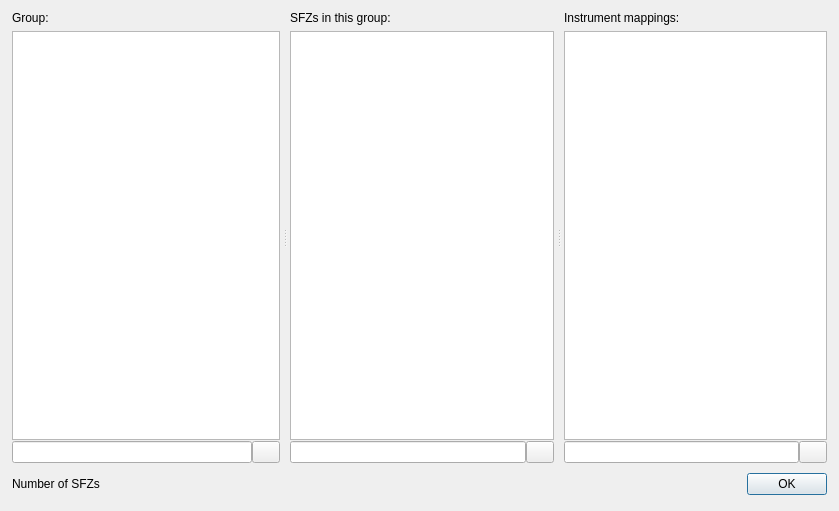
<?xml version="1.0" encoding="UTF-8"?>
<ui version="4.0">
 <class>sfzdb</class>
 <widget class="QDialog" name="sfzdb">
  <property name="geometry">
   <rect>
    <x>0</x>
    <y>0</y>
    <width>839</width>
    <height>511</height>
   </rect>
  </property>
  <property name="windowTitle">
   <string>SFZ Database</string>
  </property>
  <layout class="QVBoxLayout" name="verticalLayout_7" stretch="1,0">
   <property name="spacing">
    <number>10</number>
   </property>
   <property name="leftMargin">
    <number>12</number>
   </property>
   <property name="rightMargin">
    <number>12</number>
   </property>
   <property name="bottomMargin">
    <number>16</number>
   </property>
   <item>
    <widget class="QSplitter" name="splitter_1">
     <property name="orientation">
      <enum>Qt::Horizontal</enum>
     </property>
     <property name="handleWidth">
      <number>10</number>
     </property>
     <widget class="QWidget" name="layoutWidget">
      <layout class="QVBoxLayout" name="verticalLayout_4">
       <item>
        <widget class="QLabel" name="lbl_group">
         <property name="sizePolicy">
          <sizepolicy hsizetype="Preferred" vsizetype="Preferred">
           <horstretch>1</horstretch>
           <verstretch>0</verstretch>
          </sizepolicy>
         </property>
         <property name="text">
          <string>Group:</string>
         </property>
         <property name="alignment">
          <set>Qt::AlignLeading|Qt::AlignLeft|Qt::AlignTop</set>
         </property>
        </widget>
       </item>
       <item>
        <layout class="QVBoxLayout" name="verticalLayout">
         <property name="spacing">
          <number>1</number>
         </property>
         <item>
          <widget class="QListWidget" name="lst_groups">
           <property name="autoScroll">
            <bool>false</bool>
           </property>
          </widget>
         </item>
         <item>
          <layout class="QHBoxLayout" name="lo_group_search">
           <property name="spacing">
            <number>0</number>
           </property>
           <item>
            <widget class="QLineEdit" name="txt_group_search"/>
           </item>
           <item>
            <widget class="QPushButton" name="b_group_search">
             <property name="maximumSize">
              <size>
               <width>28</width>
               <height>16777215</height>
              </size>
             </property>
             <property name="text">
              <string notr="true"/>
             </property>
             <property name="icon">
              <iconset theme="edit-clear">
               <normaloff>../../../../../../.designer/backup</normaloff>../../../../../../.designer/backup</iconset>
             </property>
            </widget>
           </item>
          </layout>
         </item>
        </layout>
       </item>
      </layout>
     </widget>
     <widget class="QSplitter" name="splitter_2">
      <property name="orientation">
       <enum>Qt::Horizontal</enum>
      </property>
      <property name="handleWidth">
       <number>10</number>
      </property>
      <widget class="QWidget" name="layoutWidget">
       <layout class="QVBoxLayout" name="verticalLayout_5">
        <item>
         <widget class="QLabel" name="lbl_sfzs">
          <property name="sizePolicy">
           <sizepolicy hsizetype="Preferred" vsizetype="Preferred">
            <horstretch>8</horstretch>
            <verstretch>0</verstretch>
           </sizepolicy>
          </property>
          <property name="text">
           <string>SFZs in this group:</string>
          </property>
          <property name="alignment">
           <set>Qt::AlignLeading|Qt::AlignLeft|Qt::AlignTop</set>
          </property>
         </widget>
        </item>
        <item>
         <layout class="QVBoxLayout" name="verticalLayout_2">
          <property name="spacing">
           <number>1</number>
          </property>
          <item>
           <widget class="QListWidget" name="lst_sfzs">
            <property name="autoScroll">
             <bool>false</bool>
            </property>
            <property name="selectionMode">
             <enum>QAbstractItemView::ExtendedSelection</enum>
            </property>
           </widget>
          </item>
          <item>
           <layout class="QHBoxLayout" name="lo_sfz_search">
            <property name="spacing">
             <number>0</number>
            </property>
            <item>
             <widget class="QLineEdit" name="txt_sfz_search"/>
            </item>
            <item>
             <widget class="QPushButton" name="b_sfz_search">
              <property name="maximumSize">
               <size>
                <width>28</width>
                <height>16777215</height>
               </size>
              </property>
              <property name="text">
               <string notr="true"/>
              </property>
              <property name="icon">
               <iconset theme="edit-clear">
                <normaloff>../../../../../../.designer/backup</normaloff>../../../../../../.designer/backup</iconset>
              </property>
             </widget>
            </item>
           </layout>
          </item>
         </layout>
        </item>
       </layout>
      </widget>
      <widget class="QWidget" name="layoutWidget">
       <layout class="QVBoxLayout" name="verticalLayout_6">
        <item>
         <widget class="QLabel" name="lbl_instruments">
          <property name="sizePolicy">
           <sizepolicy hsizetype="Preferred" vsizetype="Preferred">
            <horstretch>8</horstretch>
            <verstretch>0</verstretch>
           </sizepolicy>
          </property>
          <property name="text">
           <string>Instrument mappings:</string>
          </property>
          <property name="alignment">
           <set>Qt::AlignLeading|Qt::AlignLeft|Qt::AlignTop</set>
          </property>
         </widget>
        </item>
        <item>
         <layout class="QVBoxLayout" name="verticalLayout_3">
          <property name="spacing">
           <number>1</number>
          </property>
          <item>
           <widget class="QListWidget" name="lst_mappings">
            <property name="autoScroll">
             <bool>false</bool>
            </property>
            <property name="selectionMode">
             <enum>QAbstractItemView::ExtendedSelection</enum>
            </property>
           </widget>
          </item>
          <item>
           <layout class="QHBoxLayout" name="lo_instrument_search">
            <property name="spacing">
             <number>0</number>
            </property>
            <item>
             <widget class="QLineEdit" name="txt_instrument_search"/>
            </item>
            <item>
             <widget class="QPushButton" name="b_instrument_search">
              <property name="maximumSize">
               <size>
                <width>28</width>
                <height>16777215</height>
               </size>
              </property>
              <property name="text">
               <string notr="true"/>
              </property>
              <property name="icon">
               <iconset theme="edit-clear">
                <normaloff>../../../../../../.designer/backup</normaloff>../../../../../../.designer/backup</iconset>
              </property>
             </widget>
            </item>
           </layout>
          </item>
         </layout>
        </item>
       </layout>
      </widget>
     </widget>
    </widget>
   </item>
   <item>
    <layout class="QHBoxLayout" name="horizontalLayout">
     <item>
      <widget class="QLabel" name="lbl_status">
       <property name="sizePolicy">
        <sizepolicy hsizetype="Preferred" vsizetype="Fixed">
         <horstretch>0</horstretch>
         <verstretch>0</verstretch>
        </sizepolicy>
       </property>
       <property name="text">
        <string>Number of SFZs</string>
       </property>
      </widget>
     </item>
     <item>
      <widget class="QDialogButtonBox" name="buttons">
       <property name="standardButtons">
        <set>QDialogButtonBox::Ok</set>
       </property>
      </widget>
     </item>
    </layout>
   </item>
  </layout>
 </widget>
 <resources/>
 <connections>
  <connection>
   <sender>buttons</sender>
   <signal>clicked(QAbstractButton*)</signal>
   <receiver>sfzdb</receiver>
   <slot>accept()</slot>
   <hints>
    <hint type="sourcelabel">
     <x>794</x>
     <y>486</y>
    </hint>
    <hint type="destinationlabel">
     <x>760</x>
     <y>501</y>
    </hint>
   </hints>
  </connection>
 </connections>
</ui>
